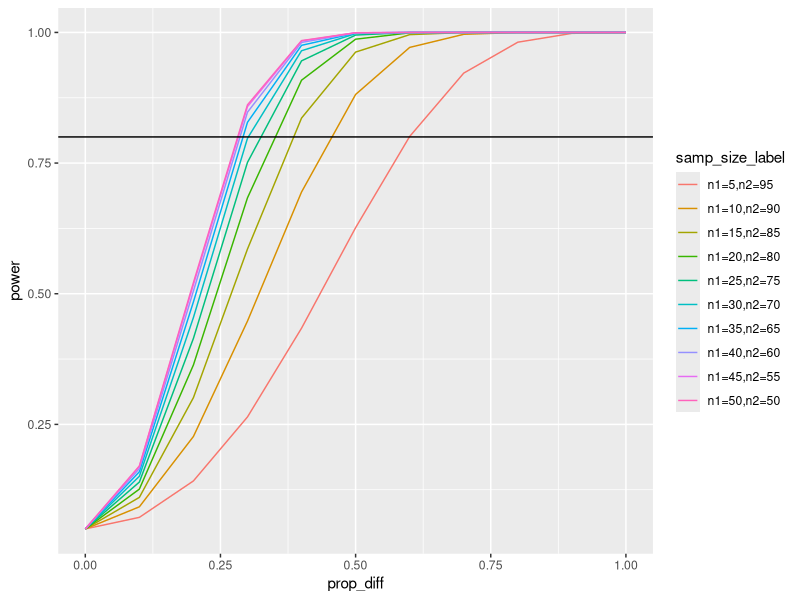

Reproduce this figure in R.
## ---- chunk 1
knitr::opts_chunk$set(echo = TRUE)
## ---- chunk 2
library(pwr)
library(tidyverse)
## ---- chunk 3
n1<-seq(0, 100, 5)
p1<-seq(0,1, .05)

df<-expand.grid(n1=n1, p1=p1)
df$n2<-100-df$n1
df$p2<-1-df$p1
## ---- chunk 4
h_func<-function(p1, p2){
  h=abs(2*asin(sqrt(p1))-2*asin(sqrt(p2)))
  return(h)
}

h.temp<-NA
for(i in 1:nrow(df)){
  h.temp<-h_func(df[i,'p1'], df[i,'p2'])
  df[i,5]<-h.temp
}
colnames(df)[5]<-'h'
## ---- chunk 5
df$power<-NA
tmp<-NA
for(i in 1:nrow(df)){
  if(df[i,'n1']>2 & df[i,'n2']>2){
tmp<-pwr.2p2n.test(h = df[i, 'h'], n1 = df[i, 'n1'], n2 = df[i, 'n2'], sig.level = 0.05)
df[i,'power']<-tmp$power
}
}

#omit rows with 0's in groups because can't calculate power
df<-df[df$n1!=0,]
df<-df[df$n2!=0,]
## ---- chunk 6
df$samp_size_label<-as.factor(paste(paste0('n1=', df$n1),paste0('n2=', df$n2), sep = ','))
df$prop_diff<-abs(df$p1-df$p2)

#don't need repetitive combinations
labs_to_use<-as.factor(c('n1=5,n2=95', 'n1=10,n2=90', 'n1=15,n2=85', 'n1=20,n2=80', 
                         'n1=25,n2=75', 'n1=30,n2=70','n1=35,n2=65', 'n1=40,n2=60', 
                         'n1=45,n2=55', 'n1=50,n2=50'))

df2<-df[df$samp_size_label%in%labs_to_use,]

df2$samp_size_label<-fct_relevel(df2$samp_size_label, c('n1=5,n2=95', 'n1=10,n2=90', 
                                 'n1=15,n2=85', 'n1=20,n2=80', 'n1=25,n2=75', 
                                 'n1=30,n2=70','n1=35,n2=65', 'n1=40,n2=60', 
                                 'n1=45,n2=55', 'n1=50,n2=50'))

ggplot(df2, aes(x=prop_diff, y=power,colour=samp_size_label))+
  geom_line()+geom_hline(aes(yintercept=0.8))
